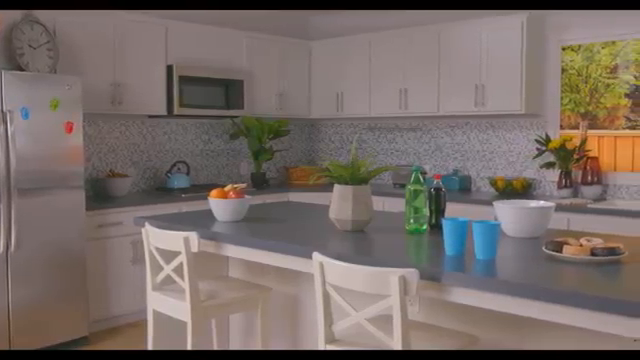
#> input picture frame 144 of ImageProcessing/ComputerVis_Examples/videoOperations/src/computer_vision.mp4, 640 x 360 px, given in place of the camera
$ python save_key_events.py --output out
#> lines starting #> are read from the running program, lines starting #| are printed output that depends on the picture; after the words box and inside, x2 and y2 are one past the last pixel; in counts of white or black regions, pixels touching at a corner belong together
### ImageProcessing/PyImageSearch/Step5/key_event/keyclipwriter.py

from collections import deque
from threading import Thread
from queue import Queue
import time
import cv2
class KeyClipWriter:
	def __init__(self, bufSize=64, timeout=1.0):

		self.bufSize = bufSize
		self.timeout = timeout

		self.frames = deque(maxlen=bufSize)
		self.Q = None
		self.writer = None
		self.thread = None
		self.recording = False
	def update(self, frame):

		self.frames.appendleft(frame)

		if self.recording:
			self.Q.put(frame)

	def start(self, outputPath, fourcc, fps):
		self.recording = True
		self.writer = cv2.VideoWriter(outputPath, fourcc, fps,
			(640,640), True)
		self.Q = Queue()

		for i in range(len(self.frames), 0, -1):
			self.Q.put(self.frames[i - 1])

		self.thread = Thread(target=self.write, args=())
		self.thread.daemon = True
		self.thread.start()
	def write(self):

		while True:

			if not self.recording:
				return
			if not self.Q.empty():


				frame = self.Q.get()
				self.writer.write(frame)

			else:
				time.sleep(self.timeout)
	def flush(self):

		while not self.Q.empty():
			frame = self.Q.get()
			self.writer.write(frame)
	def finish(self):

		self.recording = False
		self.thread.join()
		self.flush()
		self.writer.release()


### ImageProcessing/PyImageSearch/Step5/key_event/save_key_events.py
#gerekli paketleri(kütüphaneleri) ekleriz
from imutils.video import VideoStream
from keyclipwriter import KeyClipWriter
import argparse
import datetime
import imutils
import time
import cv2
# terminalden argüman girişi alabilmek için argaparse kütüphanesi kullanıyoruz
ap = argparse.ArgumentParser()  # ArgumentParser sınıfını ap değişkenine atıyoruz
ap.add_argument("-o", "--output", required=True, # ap değişkeninin add_argument fonksiyonunu kullanarak alacağımız argümanları belirliyoruz.
	help="path to output directory")
ap.add_argument("-f", "--fps", type=int, default=20,
	help="FPS of output video")
ap.add_argument("-c", "--codec", type=str, default="mp4v",    # 'mp4v' uzantı
	help="codec of output video")
ap.add_argument("-b", "--buffer-size", type=int, default=32,
	help="buffer size of video clip writer")
args = vars(ap.parse_args())


vs = VideoStream(0).start()  #webcam den görüntüyü almaya başlıyoruz
time.sleep(2.0) #sistemi 2 saniye bekletiyoruz

blueLower = (101,50,38)  #alt ve üst mavi değerlerini giriyoruz
blueUpper = (110,255,255)

kcw = KeyClipWriter(bufSize=args["buffer_size"])
consecFrames = 0

while True: #sonsuz bir döngü başlatıyoruz

	frame = vs.read() #frameleri okuyoruz
#> frame is the input picture: shape (360, 640, 3); mean B, G, R 102.7, 107.9, 119.6
	frame = imutils.resize(frame,width=600) #imutils ile framelerin genişliği 600 olacak şekilde ayarlıyoruz
#> frame: shape (337, 600, 3)
	updateConsecFrames = True

	blurred = cv2.GaussianBlur(frame, (11, 11), 0) #frameleri blurlıyoruz
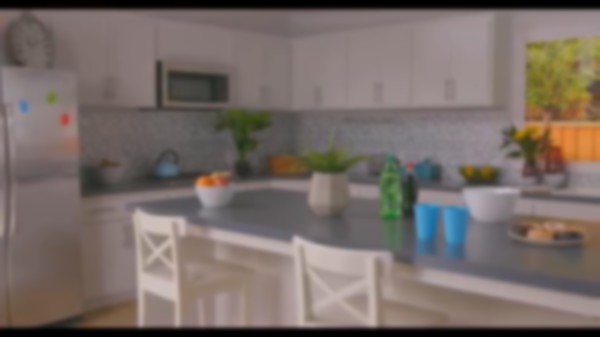
#> blurred: shape (337, 600, 3); mean B, G, R 102.7, 107.9, 119.6
	hsv = cv2.cvtColor(blurred, cv2.COLOR_BGR2HSV) #blurlanmış görüntüyü bgr formatından hsv formatına dönüştürüyoruz
#> hsv: shape (337, 600, 3); mean H, S, V 46.7, 45.9, 121.5

	mask = cv2.inRange(hsv, blueLower, blueUpper)  #mask uyguluyoruz
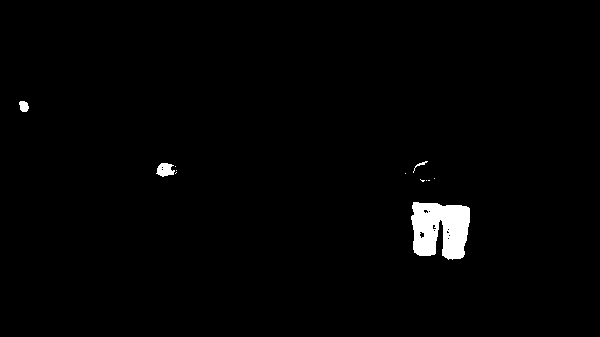
#> mask: shape (337, 600); 1.5% white; 12 white regions (8 under 20 px), largest, box (x1, y1, x2, y2) and area: (411, 202, 470, 260) 2637, (156, 163, 175, 177) 183, (19, 101, 29, 112) 86, (413, 161, 428, 173) 34
	mask = cv2.erode(mask, None, iterations=2) #bir takım morfolojik işlemlerden geçiriyoruz
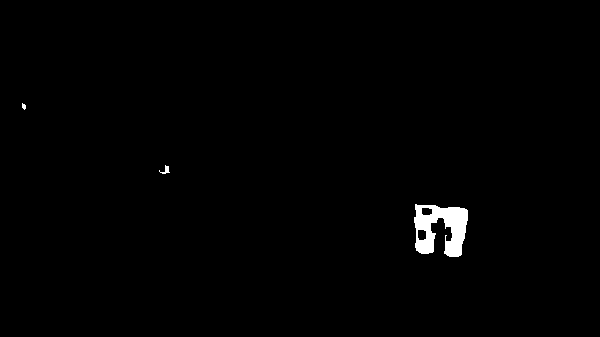
#> mask: shape (337, 600); 0.92% white; 3 white regions, box (x1, y1, x2, y2) and area: (414, 204, 468, 257) 1790, (159, 165, 170, 174) 41, (22, 103, 26, 110) 20
	mask = cv2.dilate(mask, None, iterations=2)
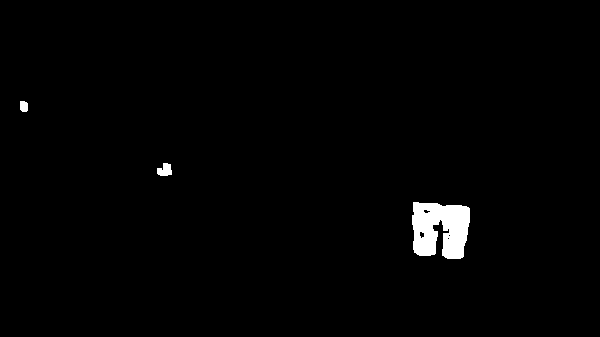
#> mask: shape (337, 600); 1.4% white; 3 white regions

	cnts = cv2.findContours(mask.copy(), cv2.RETR_EXTERNAL,cv2.CHAIN_APPROX_SIMPLE) #mask'imizin üstündeki konturları buluyoruz
#> cnts = 3 contours; box (x1, y1, x2, y2) and area: (412, 202, 470, 259) 2473, (157, 163, 172, 176) 120, (20, 101, 28, 112) 64
	cnts = imutils.grab_contours(cnts)
	print("lenn :  ",len(cnts))
#| lenn :   3

	if len(cnts) > 0: #kontur bulmuşmu diye kontrol ediyoruz

		c = max(cnts, key=cv2.contourArea)  #bulduğumuz konturlardan alanı en büyük olanı c değişkenine atıyoruz
#> c = contour of 89 points, box (x1, y1, x2, y2) (412, 202, 470, 259), area 2473
		((x, y), radius) = cv2.minEnclosingCircle(c) #bulduğumuz kontur üzerindeki minimum çemberin merkez noktalarının koordinatlarını ve yarıçapı değerini döndürür.
#> x = 438.5; y = 228.6; radius = 36.85
		updateConsecFrames = radius <= 10 #eğer ki radius değeri 10 küçük ve eşitse 'updateConsecFrames' değişkenine eşitleriz
#> updateConsecFrames = False

		if radius > 10: #eğer yarıçap 10'dan büyükse

			consecFrames = 0
			cv2.circle(frame, (int(x), int(y)), int(radius),(0, 0, 255), 2) # o koordinatlara bir çember çizeriz
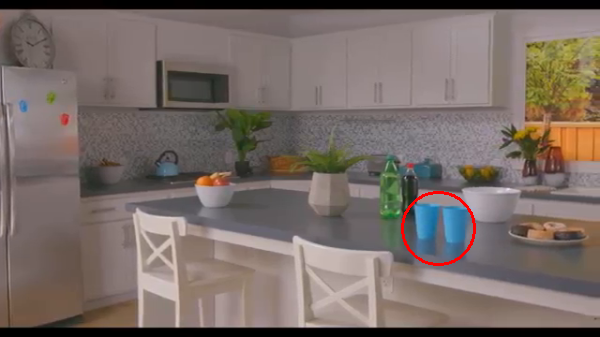
#> frame: shape (337, 600, 3); mean B, G, R 102.3, 107.6, 120.1
			if not kcw.recording: #eğer kayıt yapılmıyorsa
				timestamp = datetime.datetime.now()  #anlık zamanı verir
				p = "output/{}.mp4".format(args["output"], #kaydedeceğimiz yolu belirliyoruz
					timestamp.strftime("%Y%m%d-%H%M%S"))
				kcw.start(p, cv2.VideoWriter_fourcc(*args["codec"]),args["fps"]) #videoyu kaydetmeye başlıyoruz p dosyanın yolu, karekter kodu ve kare hızını parametre olarak alırız(defaukt)

			if updateConsecFrames:
				consecFrames += 1  #ardışık karelerin sayısını bir artırırız
			kcw.update(frame)

			if kcw.recording and consecFrames == args["buffer_size"]:
				kcw.finish()

			cv2.imshow("Frame", frame)  #framalerimizi gösteririz
			if cv2.waitKey(1) == ord('q'): #eğer ki 'q' tuşuna basılırsa döngüyü kır
#> (key q is pressed here)
				break

if kcw.recording: #eğer hala kayıt yapılıyorsa kaydı durdururuz
	kcw.finish()
cv2.destroyAllWindows() #tüm pencereleri kapatıp
vs.stop() #web camden alınan görüntüyü durdururuz

$ run again, starting later in the video
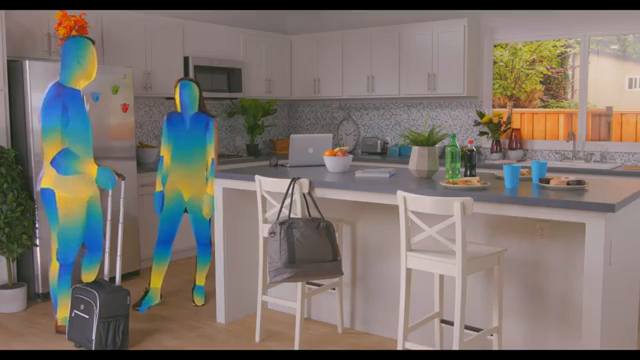
#> input picture frame 651 of ImageProcessing/ComputerVis_Examples/videoOperations/src/computer_vision.mp4, 640 x 360 px, given in place of the camera
#> frame is the input picture: shape (360, 640, 3); mean B, G, R 108.1, 114.8, 123.8
#> hsv: shape (337, 600, 3); mean H, S, V 37.6, 56.2, 131.4
#> `mask = cv2.dilate(mask, None, iterations=2)`:
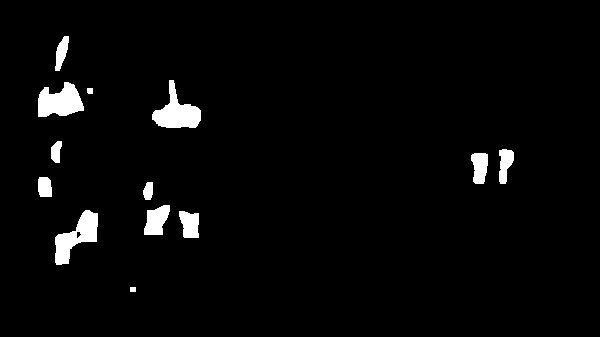
#> mask: shape (337, 600); 3% white; 13 white regions
#> cnts = 13 contours; largest, box (x1, y1, x2, y2) and area: (152, 80, 201, 128) 1066, (55, 210, 98, 265) 1062, (38, 82, 84, 117) 1036, (144, 205, 170, 235) 496, (179, 211, 199, 238) 390
#| lenn :   13
#> c = contour of 55 points, box (x1, y1, x2, y2) (152, 80, 201, 128), area 1066
#> x = 176.6; y = 106.5; radius = 27.56
#> updateConsecFrames = False
#> `cv2.circle(frame, (int(x), int(y)), int(radius),(0, 0, 255), 2)`:
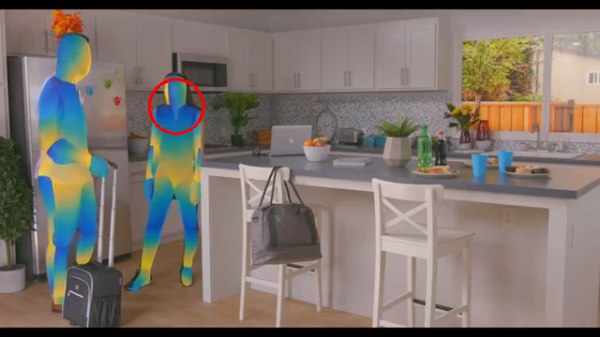
#> frame: shape (337, 600, 3); mean B, G, R 107.8, 114.5, 124.3
